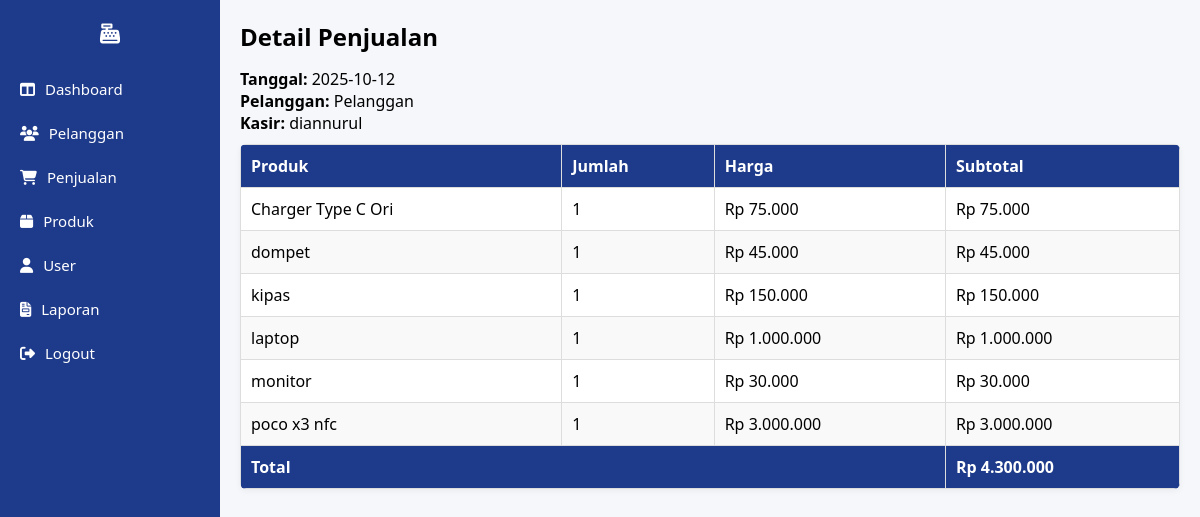
The app's page /halaman/penjualan_detail.php?id=35 (signed in) with its own data.
### tables this page shows
CREATE TABLE `tbl_penjualan` (
  `id_penjualan` int(11) NOT NULL,
  `tgl_penjualan` date NOT NULL,
  `total_harga` decimal(10,0) NOT NULL,
  `id_pelanggan` int(11) DEFAULT NULL,
  `id_user` int(11) NOT NULL
);

CREATE TABLE `tbl_user` (
  `id_user` int(11) NOT NULL,
  `username` varchar(100) NOT NULL,
  `password` char(100) NOT NULL,
  `level` enum('admin','petugas','','') NOT NULL
);

CREATE TABLE `tbl_detailpenjualan` (
  `id_detail` int(11) NOT NULL,
  `id_penjualan` int(11) NOT NULL,
  `id_produk` int(11) NOT NULL,
  `jumlah_produk` int(11) NOT NULL,
  `subtotal` decimal(10,0) NOT NULL
);

CREATE TABLE `tbl_produk` (
  `id_produk` int(11) NOT NULL,
  `nama_produk` varchar(100) NOT NULL,
  `harga` decimal(10,0) NOT NULL,
  `stok` int(11) NOT NULL,
  `foto` varchar(255) DEFAULT NULL
);

### halaman/penjualan_detail.php (the view, shortened to what this page needs)
<?php
include("../config/koneksi.php");
$id = $_GET['id'];
$penjualan = mysqli_fetch_assoc(mysqli_query($koneksi,
    "SELECT p.*, COALESCE(pl.nama_pelanggan, 'Pelanggan') AS nama_pelanggan, u.username
     FROM tbl_penjualan p
     LEFT JOIN tbl_pelanggan pl ON p.id_pelanggan = pl.id_pelanggan
     JOIN tbl_user u ON p.id_user = u.id_user
     WHERE p.id_penjualan='$id'"));
$detail = mysqli_query($koneksi,
    "SELECT d.*, pr.nama_produk
     FROM tbl_detailpenjualan d
     JOIN tbl_produk pr ON d.id_produk = pr.id_produk
     WHERE d.id_penjualan='$id'");
?>
<!DOCTYPE html>
<html lang="id">
<head>
  <link rel="stylesheet" href="../assets/css/style.css">
       <link rel="stylesheet" href="https://cdnjs.cloudflare.com/ajax/libs/font-awesome/6.5.0/css/all.min.css">
</head>
<body>
<div class="dashboard">
  <?php include("sidebar.php"); ?>
  <main class="content">
    <h2>Detail Penjualan</h2>
    <p><b>Tanggal:</b> <?= $penjualan['tgl_penjualan'] ?></p>
    <p><b>Pelanggan:</b> <?= $penjualan['nama_pelanggan'] ?></p>
    <p><b>Kasir:</b> <?= $penjualan['username'] ?></p>
    <table>
      <thead>
        <tr>
          <th>Produk</th>
          <th>Jumlah</th>
          <th>Harga</th>
          <th>Subtotal</th>
        </tr>
      </thead>
      <tbody>
        <?php
        $total = 0;
        while($row = mysqli_fetch_assoc($detail)):
          $hargaSatuan = $row['subtotal'] / $row['jumlah_produk'];
          $total += $row['subtotal'];
        ?>
        <tr>
          <td><?= $row['nama_produk'] ?></td>
          <td><?= $row['jumlah_produk'] ?></td>
          <td>Rp <?= number_format($hargaSatuan,0,',','.') ?></td>
          <td>Rp <?= number_format($row['subtotal'],0,',','.') ?></td>
        </tr>
        <?php endwhile; ?>
      </tbody>
      <tfoot>
        <tr>
          <th colspan="3">Total</th>
          <th>Rp <?= number_format($total,0,',','.') ?></th>
        </tr>
      </tfoot>
    </table>
  </main>
</div>
</body>
</html>

### assets/css/style.css (style rules this page uses)
* { margin: 0; padding: 0; box-sizing: border-box; font-family: "Segoe UI", sans-serif; }
.dashboard { display: flex; position: relative; height: 100vh; }
.content { flex: 1; margin-left: 220px; padding: 20px; background: #f5f7fb; overflow-y: auto; position: relative; z-index: 1; }
.content h2 { margin-bottom: 20px; }
table { width: 100%; border-collapse: collapse; margin-top: 10px; background: white; border-radius: 8px; overflow: hidden; box-shadow: 0 2px 6px rgba(0, 0, 0, 0.05); }
th, td { padding: 12px; border-bottom: 1px solid #eee; text-align: left; }
th { background: #f0f2f9; font-weight: bold; }
.content h2 { margin-bottom: 15px; }
.content table { width: 100%; border-collapse: collapse; margin-top: 10px; background: white; border-radius: 6px; overflow: hidden; box-shadow: 0 2px 6px rgba(0, 0, 0, 0.05); }
.content table th, .content table td { padding: 10px; border: 1px solid #ddd; text-align: left; }
.content table th { background: #1e3a8a; color: white; font-weight: bold; }
.content table tr:nth-child(even) { background: #f9f9f9; }

### records on screen
tbl_penjualan: tgl_penjualan "2025-10-12", id_user.username "diannurul"
tbl_detailpenjualan: id_produk.nama_produk "Charger Type C Ori", jumlah_produk "1", hargaSatuan "75.000", subtotal "75.000"
tbl_detailpenjualan: id_produk.nama_produk "dompet", jumlah_produk "1", hargaSatuan "45.000", subtotal "45.000"
tbl_detailpenjualan: id_produk.nama_produk "kipas", jumlah_produk "1", hargaSatuan "150.000", subtotal "150.000"
tbl_detailpenjualan: id_produk.nama_produk "laptop", jumlah_produk "1", hargaSatuan "1.000.000", subtotal "1.000.000"
tbl_detailpenjualan: id_produk.nama_produk "monitor", jumlah_produk "1", hargaSatuan "30.000", subtotal "30.000"
tbl_detailpenjualan: id_produk.nama_produk "poco x3 nfc", jumlah_produk "1", hargaSatuan "3.000.000", subtotal "3.000.000"

### other values on screen
$penjualan['nama_pelanggan'] "Pelanggan"
$total "4.300.000"
